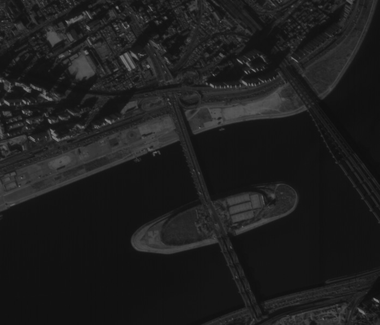
#> input picture praktychna-01/data/input.png, 380 x 325 px, shrunk from 697 x 597 before the run
$ python main.py
#> lines starting #> are read from the running program, lines starting #| are printed output that depends on the picture; long printed decimals are rounded
### praktychna-01/utils.py
import sys
from pathlib import Path

import matplotlib

matplotlib.use("Agg")

import matplotlib.pyplot as plt
import numpy as np
from PIL import Image


def setup_console():
    # щоб український текст не ламався у вікні термінала
    for stream in (sys.stdout, sys.stderr):
        if hasattr(stream, "reconfigure"):
            try:
                stream.reconfigure(encoding="utf-8")
            except (OSError, ValueError):
                pass


def new_figure(*args, **kwargs):
    # нове полотно для рисунка
    return plt.subplots(*args, **kwargs)


def load_gray(path):
    with Image.open(path) as image:
#> image is the input picture: PIL image 380x325 L; min 13, max 124, mean 29.5
        return np.asarray(image.convert("L"), dtype=np.uint8).copy()


def load_rgb(path):
    with Image.open(path) as image:
        return np.asarray(image.convert("RGB"), dtype=np.uint8).copy()


# [12 lines left out: functions save_gray, save_rgb, not called in this run]


def save_jpeg(path, image, quality):
    path = Path(path)
    path.parent.mkdir(parents=True, exist_ok=True)
    array = np.clip(image, 0, 255).astype(np.uint8)
    mode = "L" if array.ndim == 2 else "RGB"
    Image.fromarray(array, mode=mode).save(
        path, format="JPEG", quality=int(quality), optimize=False
    )


def save_figure(figure, path, dpi=150):
    path = Path(path)
    path.parent.mkdir(parents=True, exist_ok=True)
    figure.tight_layout()
    figure.savefig(path, dpi=dpi, bbox_inches="tight")
    plt.close(figure)


def image_axis(axis, image, title, cmap="gray", vmin=None, vmax=None):
    axis.imshow(image, cmap=cmap, vmin=vmin, vmax=vmax, interpolation="nearest")
    axis.set_title(title, fontsize=10)
    axis.axis("off")


# [31 lines left out: functions histogram_axis, mse, psnr, ssim, not called in this run]

### praktychna-01/main.py
# практична робота 1: робота з графічними файлами
# запуск: python main.py

import json
from pathlib import Path

import numpy as np

from utils import (
    image_axis,
    load_gray,
    mse,
    new_figure,
    psnr,
    save_figure,
    save_jpeg,
    setup_console,
    ssim,
)

BASE = Path(__file__).resolve().parent
DATA_DIR = BASE / "data"
OUT_DIR = BASE / "out"
IMAGE_NAME = "input.png"
JPEG_QUALITIES = (25, 5, 0)


def format_number(value):
    # числа з пробілом між розрядами
    return f"{int(value):,}".replace(",", " ")


def rel_path(path):
    # шлях відносно папки проєкту
    return path.relative_to(BASE).as_posix()


def print_whos(image):
    # таблиця whos
    size = "x".join(str(int(value)) for value in image.shape)
    print(f"{'Name':<10}{'Size':<16}{'Bytes':>10}  Class")
    print(f"{'i':<10}{size:<16}{image.nbytes:>10}  {image.dtype.name}")
    print(f"Grand total is {image.size} elements using {image.nbytes} bytes")


def display_arrays(image):
    # два варіанти відображення: 0-255 і min-max
    low = int(image.min())
    high = int(image.max())
    if high <= low:
        raise ValueError("діапазон яскравостей вироджений")
    full = image.astype(np.float64) / 255.0
    stretched = (image.astype(np.float64) - low) / float(high - low)
    return full, stretched, low, high


def make_figure_5(image, m, n, low, high, path):
    # рисунок для пункту 5: imshow(i)
    figure, axis = new_figure(figsize=(5.6, 6.4))
    image_axis(
        axis,
        image,
        f"П.5. imshow(i): діапазон 0-255\nM={m}, N={n}, min={low}, max={high}",
        vmin=0,
        vmax=255,
    )
    save_figure(figure, path)


def make_figure_6(image, low, high, path):
    # порівняння imshow(i) та imshow(i, [])
    figure, axes = new_figure(1, 2, figsize=(11.0, 6.6))
    image_axis(
        axes[0],
        image,
        "imshow(i): повний діапазон 0-255",
        vmin=0,
        vmax=255,
    )
    image_axis(
        axes[1],
        image,
        f"imshow(i, []): діапазон {low}-{high}",
        vmin=low,
        vmax=high,
    )
    figure.suptitle(
        "П.6. Порівняння imshow(i) та imshow(i, []): розтягування діапазону",
        fontsize=12,
    )
    save_figure(figure, path)


def make_figure_8(image, low, high, records, decoded, path):
    # оригінал і три jpeg у сітці 2x2
    figure, axes = new_figure(2, 2, figsize=(11.0, 10.0))
    image_axis(
        axes[0, 0],
        image,
        f"Оригінал PNG\n{format_number(image.nbytes)} байт",
        vmin=low,
        vmax=high,
    )
    for axis, record in zip(axes.ravel()[1:], records):
        quality = record["quality"]
        title = (
            f"JPEG, q={quality}\n"
            f"{format_number(record['file_size_bytes'])} байт, "
            f"PSNR {record['psnr_db']:.2f} дБ"
        )
        image_axis(axis, decoded[quality], title, vmin=low, vmax=high)
    figure.suptitle(
        f"П.8. Порівняння JPEG різної якості (діапазон відображення {low}-{high})",
        fontsize=12,
    )
    save_figure(figure, path)


def save_jpeg_variants(image):
    # зберігаємо jpeg з різною якістю і рахуємо метрики
    records = []
    decoded = {}
    for quality in JPEG_QUALITIES:
        jpeg_path = OUT_DIR / f"input_q{quality}.jpg"
        save_jpeg(jpeg_path, image, quality)
        restored = load_gray(jpeg_path)
        decoded[quality] = restored
        records.append(
            {
                "quality": quality,
                "path": rel_path(jpeg_path),
                "file_size_bytes": jpeg_path.stat().st_size,
                "psnr_db": round(psnr(image, restored), 6),
                "mse": round(mse(image, restored), 6),
                "ssim": round(ssim(image, restored), 6),
            }
        )
    return records, decoded


def main():
    setup_console()
    OUT_DIR.mkdir(parents=True, exist_ok=True)

    print("=" * 60)
    print("Практична робота 1. Робота з графічними файлами")
    print("=" * 60)

    # пункт 1: читаємо картинку
    print("\nПункт 1. Зчитання зображення")
    data_path = DATA_DIR / IMAGE_NAME
    image = load_gray(data_path)
    print(f"  Файл: {rel_path(data_path)}")
    print(f"  Клас: {image.dtype.name}, форма: {image.shape}")
#|   Клас: uint8, форма: (325, 380)
    print(f"  Кількість елементів: {format_number(image.size)}")
#|   Кількість елементів: 123 500

    # пункт 2: рахуємо розмір
    print("\nПункт 2. Розмір зображення (аналог size)")
    m, n = image.shape
#> m = 325; n = 380
    print(f"  M = {m} (кількість рядків)")
#|   M = 325 (кількість рядків)
    print(f"  N = {n} (кількість стовпчиків)")
#|   N = 380 (кількість стовпчиків)
    print(f"  size(i) = {m} x {n}")
#|   size(i) = 325 x 380

    # пункт 3: рахуємо об'єм
    print("\nПункт 3. Об'єм зображення")
    channels = 1 if image.ndim == 2 else image.shape[2]
#> channels = 1
    itemsize = image.dtype.itemsize
#> itemsize = 1
    volume_bytes = m * n * channels * itemsize
#> volume_bytes = 123500
    print(
        f"  V = M * N * channels * itemsize = {m} * {n} * {channels} * {itemsize}"
        f" = {format_number(volume_bytes)} байт"
    )
#|   V = M * N * channels * itemsize = 325 * 380 * 1 * 1 = 123 500 байт

    # пункт 4: показуємо whos
    print("\nПункт 4. Таблиця whos")
    print_whos(image)
#| i         325x380             123500  uint8
#| Grand total is 123500 elements using 123500 bytes

    # пункт 5: малюємо зображення
    print("\nПункт 5. Виведення зображення (аналог imshow)")
    low = int(image.min())
#> low = 13
    high = int(image.max())
#> high = 124
    figure5 = OUT_DIR / "fig05_imshow.png"
    make_figure_5(image, m, n, low, high, figure5)
    print(f"  Рисунок збережено: {rel_path(figure5)}")

    # пункт 6: порівнюємо два режими відображення
    print("\nПункт 6. Порівняння imshow(i) та imshow(i, [])")
    full_range, minmax_range, low, high = display_arrays(image)
#> in display_arrays, `low = int(image.min())`: low = 13
#> in display_arrays, `high = int(image.max())`: high = 124
#> in display_arrays, `stretched = (image.astype(np.float64) - low) / float(high - low)`:
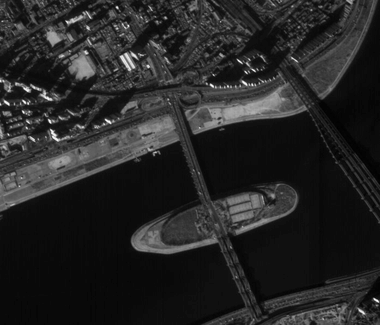
#> stretched: shape (325, 380) float64; min 0, max 1, mean 0.149
    difference = np.abs(full_range - minmax_range)
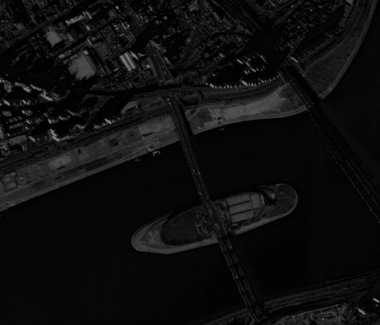
#> difference: shape (325, 380) float64; min 0.000106, max 0.514, mean 0.0568
    mean_difference = float(difference.mean())
#> mean_difference = 0.0568
    max_difference = float(difference.max())
#> max_difference = 0.514
    print("  imshow(i): діапазон відображення 0-255")
    print(f"  imshow(i, []): діапазон відображення {low}-{high}")
#|   imshow(i, []): діапазон відображення 13-124
    print(f"  Середня абсолютна різниця нормованих масивів: {mean_difference:.6f}")
#|   Середня абсолютна різниця нормованих масивів: 0.05684
    print(f"  Максимальна абсолютна різниця: {max_difference:.6f}")
#|   Максимальна абсолютна різниця: 0.5137
    figure6 = OUT_DIR / "fig06_imshow_vs_imshow_empty.png"
    make_figure_6(image, low, high, figure6)
#> call 2 of save_figure, with dpi = 150
#> in save_figure (call 2), `figure.savefig(path, dpi=dpi, bbox_inches="tight")`:
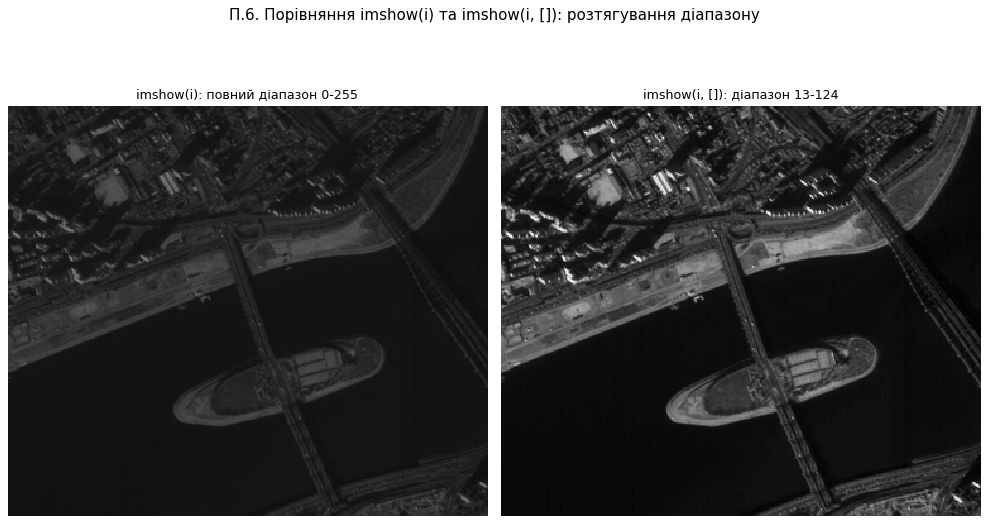
#> figure drawn by matplotlib, 2 panels
    print(f"  Рисунок збережено: {rel_path(figure6)}")

    # пункт 7: зберігаємо jpeg
    print("\nПункт 7. Збереження JPEG з якістю q = 25, 5, 0")
    jpeg_records, decoded = save_jpeg_variants(image)
    for record in jpeg_records:
        print(
            f"  q={record['quality']}: {record['path']}, "
            f"{format_number(record['file_size_bytes'])} байт, "
            f"PSNR {record['psnr_db']:.2f} дБ"
        )

    # пункт 8: порівнюємо оригінал і jpeg
    print("\nПункт 8. Порівняння збережених JPEG-зображень")
    figure8 = OUT_DIR / "fig08_jpeg_comparison.png"
    make_figure_8(image, low, high, jpeg_records, decoded, figure8)
    print(f"  Рисунок збережено: {rel_path(figure8)}")

    # пишемо результати у json
    results = {
        "image_path": rel_path(data_path),
        "M": m,
        "N": n,
        "channels": channels,
        "dtype": image.dtype.name,
        "itemsize": itemsize,
        "volume_bytes": volume_bytes,
        "elements": int(image.size),
        "min": low,
        "max": high,
        "mean": round(float(image.mean()), 4),
        "std": round(float(image.std()), 4),
        "display_ranges": {
            "imshow_default": [0, 255],
            "imshow_empty": [low, high],
        },
        "display_difference": {
            "mean": round(mean_difference, 6),
            "max": round(max_difference, 6),
        },
        "figures": {
            "item5": rel_path(figure5),
            "item6": rel_path(figure6),
            "item8": rel_path(figure8),
        },
        "jpeg": jpeg_records,
    }

    results_path = OUT_DIR / "results.json"
    results_path.write_text(
        json.dumps(results, ensure_ascii=False, indent=2) + "\n",
        encoding="utf-8",
    )
    print(f"\nРезультати збережено: {rel_path(results_path)}")


if __name__ == "__main__":
#> (the run stopped early here; a loop or call above may not have finished)
